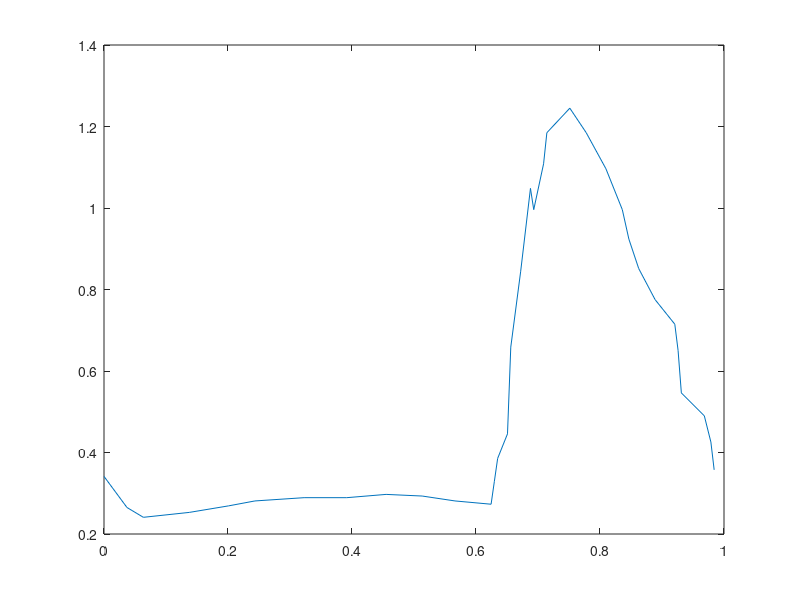
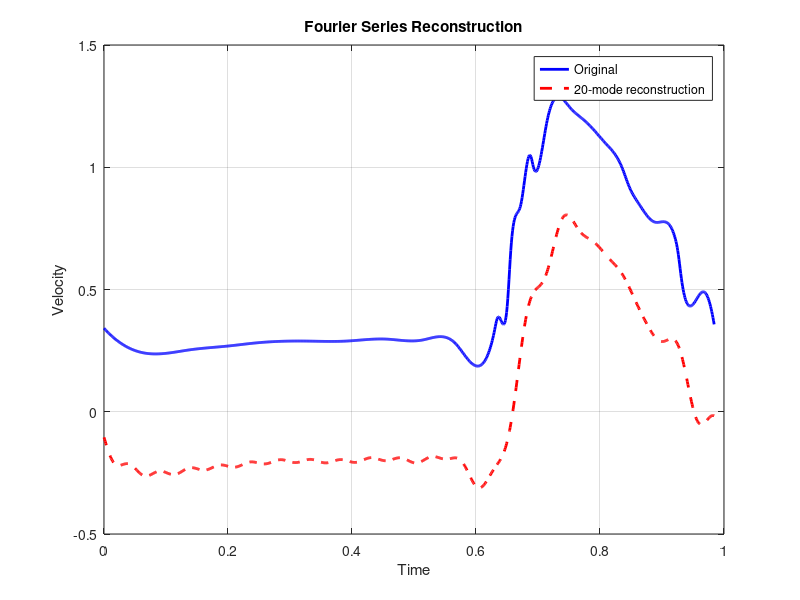

MATLAB code for these plots, in order:
A = csvread('one_period.csv');

t = A(:,1);
u = A(:,2)/100.0; % cm to m


D = 8e-3; % D=8mm
Qvol = 0.25/1000/60; % L/min -> m^3/s
Area = pi*D^2/4;

[t, idx] = sort(t);
u = u(idx);
[t, ia] = unique(t);
u = u(ia);
% u = u(1:end/3);
% t = t(1:end/3);
t = -t/min(t) + 1;
plot(t,u);
figure;

N = 1024;
tu = linspace(min(t), max(t), N);
uu = interp1(t, u, tu, 'spline');

% Subtract mean flow rate
T = tu(end) - tu(1);
umean = trapz(tu, uu)/T;
% uu = uu/umean*Qvol/Area;

% uu = uu + Qvol/Area;

% ----------------------------------------
% FFT
% ----------------------------------------
U = fft(uu)/N;
nmodes = 20;
U20 = zeros(size(U));
U20(1:nmodes) = U(1:nmodes);
U20(end-nmodes+2:end) = U(end-nmodes+2:end);

u_rec = real(ifft(U20*N));

% ----------------------------------------
% Plot original and reconstructed waveform
% ----------------------------------------
% figure;
% plot(tu, uu, 'b', 'linewidth', 2);
% hold on;
% plot(tu, u_rec, 'r--', 'linewidth', 2);
%
% xlabel('Time');
% ylabel('Velocity');
%
% legend('Original', '20-mode reconstruction');
%
% title('FFT Reconstruction using First 20 Modes');
%
% grid on;


% Export
U = fft(uu)/N;
nmodes = 20;

a = zeros(nmodes,1);
b = zeros(nmodes,1);

a(1) = real(U(1));   % mean term

for k = 1:nmodes
    a(k) = 2*real(U(k+1));
    b(k) = -2*imag(U(k+1));
end

fid = fopen('cl.fft','w');

jmax = 1;
imax = 1;
start = 0;
endt = 1;
vis = 0.0035;
rho = 1060;
radread = 1.0;
freqbpm = 60;
womp = 1;

itype = 1;
qmean = Qvol*1000/60;

fprintf(fid,'%d %d %g %g %g %g %g %g %g\n', ...
        jmax, imax, start, endt, vis, rho, radread, freqbpm, womp);

fprintf(fid,'%d %d %g\n', itype, nmodes, qmean);

for k = 1:nmodes
    fprintf(fid,'%e %e\n', a(k), b(k));
end

fclose(fid);



% Reconstruction
u_rec = real(U(1))*ones(size(tu));
u_rec = 0*ones(size(tu));

T = tu(end) - tu(1);
t0 = tu(1);

for k = 1:nmodes
    theta = 2*pi*k*tu;

    u_rec = u_rec ...
          + a(k)*cos(theta) ...
          + b(k)*sin(theta);
end

figure;
plot(tu, uu, 'b', 'linewidth', 2);
hold on;
plot(tu, u_rec, 'r--', 'linewidth', 2);

xlabel('Time');
ylabel('Velocity');

legend('Original', '20-mode reconstruction');

title('Fourier Series Reconstruction');

grid on;
